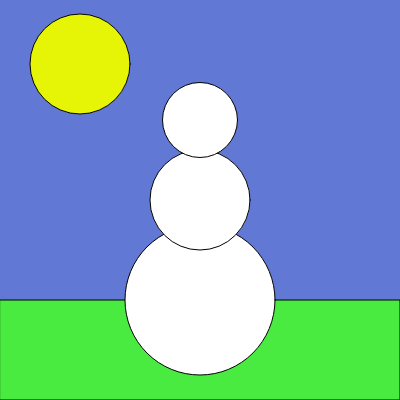
Frame 1 (no input)
Frame 60 (no input): identical to frame 1, image omitted
Frame 120 (the mouse pressed at the canvas centre since frame 60): identical to frame 1, image omitted

The p5.js sketch that drew this single still picture (run headless with seeded random() and noise() and a simulated clock; from frame 60 on, the mouse is pressed at the canvas centre):

// p5.js sketch
// ── sketch.js
function setup() {
  createCanvas(400, 400);
}

function draw() {
 background(97, 120, 212);

// The ground
fill (74, 235, 65);
rect(0, 300, 400, 100);  

// The sun
fill(229, 245, 5);
ellipse(80, 64, 100, 100);  

// The snowman
fill(255, 255, 255);
ellipse(200, 300, 150, 150);
ellipse(200, 200, 100, 100);
ellipse(200, 120, 75, 75);
}
